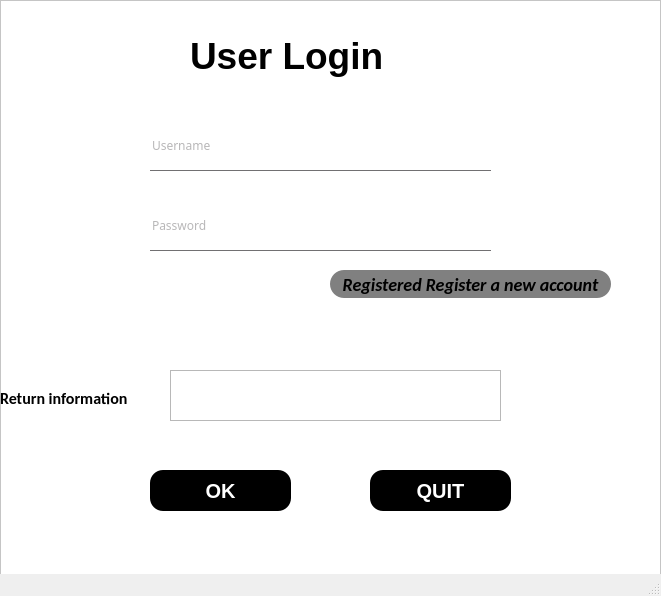
<?xml version="1.0" encoding="UTF-8"?>
<ui version="4.0">
 <class>login</class>
 <widget class="QMainWindow" name="login">
  <property name="geometry">
   <rect>
    <x>0</x>
    <y>0</y>
    <width>661</width>
    <height>596</height>
   </rect>
  </property>
  <property name="windowTitle">
   <string>MainWindow</string>
  </property>
  <widget class="QWidget" name="centralwidget">
   <widget class="QFrame" name="frame">
    <property name="geometry">
     <rect>
      <x>0</x>
      <y>0</y>
      <width>661</width>
      <height>581</height>
     </rect>
    </property>
    <property name="font">
     <font>
      <family>Calibri</family>
      <weight>75</weight>
      <bold>true</bold>
     </font>
    </property>
    <property name="styleSheet">
     <string notr="true">#login_button{
  font-size:20px;
  color:white;
  border-radius:13px;
  background:balck
}

#login_button_2{
  font-size:20px;
  color:white;
  border-radius:13px;
  background:balck
}

#frame
{
 background:white
}

#label
{
  color:black;
  background:transparent;
}
QLineEdit{
background:transparent;
border:none;
color:#717072;
border-bottom:1px solid #717072;
}
#register_2
{ font-size:18px;
  color:balck;
  border-radius:14px;
  background:grey
}</string>
    </property>
    <property name="frameShape">
     <enum>QFrame::StyledPanel</enum>
    </property>
    <property name="frameShadow">
     <enum>QFrame::Raised</enum>
    </property>
    <widget class="QPushButton" name="login_button">
     <property name="geometry">
      <rect>
       <x>150</x>
       <y>470</y>
       <width>141</width>
       <height>41</height>
      </rect>
     </property>
     <property name="font">
      <font>
       <family>Tahoma</family>
       <pointsize>-1</pointsize>
       <weight>75</weight>
       <bold>true</bold>
      </font>
     </property>
     <property name="text">
      <string>OK</string>
     </property>
    </widget>
    <widget class="QLabel" name="label">
     <property name="geometry">
      <rect>
       <x>190</x>
       <y>20</y>
       <width>271</width>
       <height>71</height>
      </rect>
     </property>
     <property name="font">
      <font>
       <family>Tahoma</family>
       <pointsize>28</pointsize>
       <weight>75</weight>
       <bold>true</bold>
      </font>
     </property>
     <property name="text">
      <string>User Login</string>
     </property>
    </widget>
    <widget class="QLineEdit" name="lineEdit">
     <property name="geometry">
      <rect>
       <x>150</x>
       <y>200</y>
       <width>341</width>
       <height>51</height>
      </rect>
     </property>
     <property name="font">
      <font>
       <family>Bahnschrift Light Condensed</family>
      </font>
     </property>
     <property name="text">
      <string/>
     </property>
     <property name="echoMode">
      <enum>QLineEdit::Password</enum>
     </property>
     <property name="placeholderText">
      <string>Password</string>
     </property>
    </widget>
    <widget class="QLineEdit" name="lineEdit_2">
     <property name="geometry">
      <rect>
       <x>150</x>
       <y>120</y>
       <width>341</width>
       <height>51</height>
      </rect>
     </property>
     <property name="font">
      <font>
       <family>Bahnschrift Light SemiCondensed</family>
      </font>
     </property>
     <property name="text">
      <string/>
     </property>
     <property name="placeholderText">
      <string>Username</string>
     </property>
    </widget>
    <widget class="QPushButton" name="register_2">
     <property name="geometry">
      <rect>
       <x>330</x>
       <y>270</y>
       <width>281</width>
       <height>28</height>
      </rect>
     </property>
     <property name="font">
      <font>
       <family>Calibri</family>
       <pointsize>-1</pointsize>
       <weight>75</weight>
       <italic>true</italic>
       <bold>true</bold>
      </font>
     </property>
     <property name="text">
      <string>Registered Register a new account</string>
     </property>
    </widget>
    <widget class="QPushButton" name="login_button_2">
     <property name="geometry">
      <rect>
       <x>370</x>
       <y>470</y>
       <width>141</width>
       <height>41</height>
      </rect>
     </property>
     <property name="font">
      <font>
       <family>Tahoma</family>
       <pointsize>-1</pointsize>
       <weight>75</weight>
       <bold>true</bold>
      </font>
     </property>
     <property name="text">
      <string>QUIT</string>
     </property>
    </widget>
    <widget class="QTextEdit" name="textEdit">
     <property name="geometry">
      <rect>
       <x>170</x>
       <y>370</y>
       <width>331</width>
       <height>51</height>
      </rect>
     </property>
    </widget>
    <widget class="QLabel" name="label_3">
     <property name="geometry">
      <rect>
       <x>0</x>
       <y>390</y>
       <width>181</width>
       <height>16</height>
      </rect>
     </property>
     <property name="font">
      <font>
       <family>Calibri</family>
       <pointsize>12</pointsize>
       <weight>75</weight>
       <bold>true</bold>
      </font>
     </property>
     <property name="text">
      <string>Return information</string>
     </property>
    </widget>
   </widget>
  </widget>
  <widget class="QMenuBar" name="menubar">
   <property name="geometry">
    <rect>
     <x>0</x>
     <y>0</y>
     <width>661</width>
     <height>26</height>
    </rect>
   </property>
  </widget>
  <widget class="QStatusBar" name="statusbar"/>
 </widget>
 <resources/>
 <connections/>
</ui>
